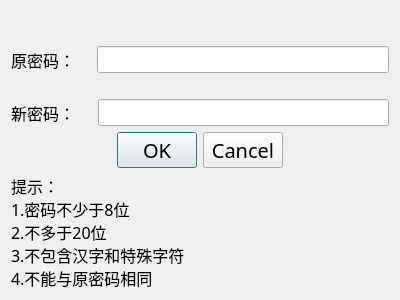
<?xml version="1.0" encoding="UTF-8"?>
<ui version="4.0">
 <class>changePasswdDialog</class>
 <widget class="QDialog" name="changePasswdDialog">
  <property name="geometry">
   <rect>
    <x>0</x>
    <y>0</y>
    <width>400</width>
    <height>300</height>
   </rect>
  </property>
  <property name="minimumSize">
   <size>
    <width>400</width>
    <height>300</height>
   </size>
  </property>
  <property name="maximumSize">
   <size>
    <width>500</width>
    <height>400</height>
   </size>
  </property>
  <property name="windowTitle">
   <string>修改密码</string>
  </property>
  <layout class="QVBoxLayout" name="verticalLayout">
   <item>
    <layout class="QHBoxLayout" name="horizontalLayout">
     <property name="topMargin">
      <number>35</number>
     </property>
     <item>
      <widget class="QLabel" name="label">
       <property name="maximumSize">
        <size>
         <width>80</width>
         <height>16777215</height>
        </size>
       </property>
       <property name="font">
        <font>
         <family>宋体</family>
         <pointsize>12</pointsize>
        </font>
       </property>
       <property name="text">
        <string>原密码：</string>
       </property>
      </widget>
     </item>
     <item>
      <widget class="QLineEdit" name="lineEdit">
       <property name="sizePolicy">
        <sizepolicy hsizetype="Preferred" vsizetype="Preferred">
         <horstretch>0</horstretch>
         <verstretch>0</verstretch>
        </sizepolicy>
       </property>
       <property name="maximumSize">
        <size>
         <width>16777215</width>
         <height>35</height>
        </size>
       </property>
       <property name="font">
        <font>
         <pointsize>12</pointsize>
        </font>
       </property>
      </widget>
     </item>
    </layout>
   </item>
   <item>
    <layout class="QHBoxLayout" name="horizontalLayout_2">
     <property name="spacing">
      <number>7</number>
     </property>
     <property name="topMargin">
      <number>20</number>
     </property>
     <property name="bottomMargin">
      <number>0</number>
     </property>
     <item>
      <widget class="QLabel" name="label_2">
       <property name="maximumSize">
        <size>
         <width>80</width>
         <height>16777215</height>
        </size>
       </property>
       <property name="font">
        <font>
         <family>宋体</family>
         <pointsize>12</pointsize>
        </font>
       </property>
       <property name="text">
        <string>新密码：</string>
       </property>
      </widget>
     </item>
     <item>
      <widget class="QLineEdit" name="lineEdit_2">
       <property name="sizePolicy">
        <sizepolicy hsizetype="Preferred" vsizetype="Preferred">
         <horstretch>0</horstretch>
         <verstretch>0</verstretch>
        </sizepolicy>
       </property>
       <property name="maximumSize">
        <size>
         <width>16777215</width>
         <height>30</height>
        </size>
       </property>
       <property name="font">
        <font>
         <pointsize>12</pointsize>
        </font>
       </property>
      </widget>
     </item>
    </layout>
   </item>
   <item>
    <widget class="QDialogButtonBox" name="buttonBox">
     <property name="sizePolicy">
      <sizepolicy hsizetype="Preferred" vsizetype="Preferred">
       <horstretch>0</horstretch>
       <verstretch>0</verstretch>
      </sizepolicy>
     </property>
     <property name="font">
      <font>
       <family>宋体</family>
       <pointsize>15</pointsize>
      </font>
     </property>
     <property name="layoutDirection">
      <enum>Qt::LeftToRight</enum>
     </property>
     <property name="orientation">
      <enum>Qt::Horizontal</enum>
     </property>
     <property name="standardButtons">
      <set>QDialogButtonBox::Cancel|QDialogButtonBox::Ok</set>
     </property>
     <property name="centerButtons">
      <bool>true</bool>
     </property>
    </widget>
   </item>
   <item>
    <widget class="QLabel" name="label_3">
     <property name="maximumSize">
      <size>
       <width>6666</width>
       <height>120</height>
      </size>
     </property>
     <property name="font">
      <font>
       <family>宋体</family>
       <pointsize>12</pointsize>
       <bold>false</bold>
      </font>
     </property>
     <property name="text">
      <string>提示：
1.密码不少于8位
2.不多于20位
3.不包含汉字和特殊字符
4.不能与原密码相同</string>
     </property>
     <property name="wordWrap">
      <bool>true</bool>
     </property>
    </widget>
   </item>
  </layout>
 </widget>
 <resources/>
 <connections>
  <connection>
   <sender>buttonBox</sender>
   <signal>accepted()</signal>
   <receiver>changePasswdDialog</receiver>
   <slot>accept()</slot>
   <hints>
    <hint type="sourcelabel">
     <x>248</x>
     <y>254</y>
    </hint>
    <hint type="destinationlabel">
     <x>157</x>
     <y>274</y>
    </hint>
   </hints>
  </connection>
  <connection>
   <sender>buttonBox</sender>
   <signal>rejected()</signal>
   <receiver>changePasswdDialog</receiver>
   <slot>reject()</slot>
   <hints>
    <hint type="sourcelabel">
     <x>316</x>
     <y>260</y>
    </hint>
    <hint type="destinationlabel">
     <x>286</x>
     <y>274</y>
    </hint>
   </hints>
  </connection>
 </connections>
</ui>
